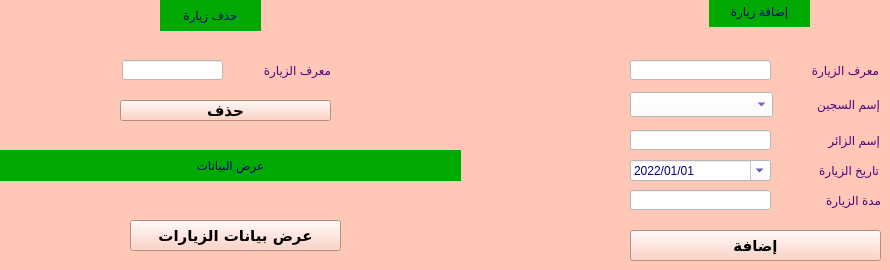
    <widget class="QWidget" name="GUIVisitings">
     <property name="styleSheet">
      <string notr="true">background-color: rgb(255, 199, 181);</string>
     </property>
     <attribute name="title">
      <string>الزيارات</string>
     </attribute>
     <widget class="QLineEdit" name="LineVA1">
      <property name="geometry">
       <rect>
        <x>630</x>
        <y>60</y>
        <width>141</width>
        <height>20</height>
       </rect>
      </property>
      <property name="styleSheet">
       <string notr="true">background-color: rgb(255, 255, 255);</string>
      </property>
     </widget>
     <widget class="QDateEdit" name="dateVA1">
      <property name="geometry">
       <rect>
        <x>630</x>
        <y>160</y>
        <width>141</width>
        <height>21</height>
       </rect>
      </property>
      <property name="styleSheet">
       <string notr="true">color: rgb(0, 0, 127);
background-color: rgb(255, 255, 255);
font: 75 11pt &quot;MS Shell Dlg 2&quot;;</string>
      </property>
      <property name="displayFormat">
       <string>yyyy/MM/dd</string>
      </property>
      <property name="calendarPopup">
       <bool>true</bool>
      </property>
      <property name="timeSpec">
       <enum>Qt::TimeZone</enum>
      </property>
      <property name="date">
       <date>
        <year>2022</year>
        <month>1</month>
        <day>1</day>
       </date>
      </property>
     </widget>
     <widget class="QPushButton" name="btnVA1">
      <property name="geometry">
       <rect>
        <x>630</x>
        <y>230</y>
        <width>251</width>
        <height>31</height>
       </rect>
      </property>
      <property name="font">
       <font>
        <family>Arial Rounded MT Bold</family>
        <pointsize>11</pointsize>
        <weight>75</weight>
        <italic>false</italic>
        <bold>true</bold>
       </font>
      </property>
      <property name="cursor">
       <cursorShape>PointingHandCursor</cursorShape>
      </property>
      <property name="styleSheet">
       <string notr="true">QPushButton {
   background-color: #EA4C89;
  border-radius: 8px;
  color: #FFFFFF;
	
}
QPushButton:hover{
  background-color: #F082AC;
}
QPushButton:pressed{
background-color: rgb(0, 0, 255);
}
	font: 75 11pt &quot;MS Shell Dlg 2&quot;;



</string>
      </property>
      <property name="text">
       <string>إضافة</string>
      </property>
     </widget>
     <widget class="QLabel" name="label_43">
      <property name="geometry">
       <rect>
        <x>788</x>
        <y>160</y>
        <width>91</width>
        <height>21</height>
       </rect>
      </property>
      <property name="styleSheet">
       <string notr="true">color: rgb(85, 0, 127);
font: 75 11pt &quot;MS Shell Dlg 2&quot;;</string>
      </property>
      <property name="text">
       <string>تاريخ الزيارة</string>
      </property>
     </widget>
     <widget class="QLabel" name="label_44">
      <property name="geometry">
       <rect>
        <x>709</x>
        <y>-4</y>
        <width>101</width>
        <height>31</height>
       </rect>
      </property>
      <property name="styleSheet">
       <string notr="true">background-color: rgb(0, 170, 0);
color: rgb(0, 0, 127);
font: 75 12pt &quot;MS Shell Dlg 2&quot;;</string>
      </property>
      <property name="text">
       <string>إضافة زيارة</string>
      </property>
      <property name="alignment">
       <set>Qt::AlignCenter</set>
      </property>
     </widget>
     <widget class="QLabel" name="label_45">
      <property name="geometry">
       <rect>
        <x>788</x>
        <y>60</y>
        <width>91</width>
        <height>20</height>
       </rect>
      </property>
      <property name="styleSheet">
       <string notr="true">color: rgb(85, 0, 127);
font: 75 11pt &quot;MS Shell Dlg 2&quot;;</string>
      </property>
      <property name="text">
       <string>معرف الزيارة</string>
      </property>
     </widget>
     <widget class="QLabel" name="label_46">
      <property name="geometry">
       <rect>
        <x>789</x>
        <y>92</y>
        <width>91</width>
        <height>25</height>
       </rect>
      </property>
      <property name="styleSheet">
       <string notr="true">color: rgb(85, 0, 127);
font: 75 11pt &quot;MS Shell Dlg 2&quot;;</string>
      </property>
      <property name="text">
       <string>إسم السجين</string>
      </property>
     </widget>
     <widget class="QLabel" name="label_47">
      <property name="geometry">
       <rect>
        <x>789</x>
        <y>130</y>
        <width>91</width>
        <height>20</height>
       </rect>
      </property>
      <property name="styleSheet">
       <string notr="true">color: rgb(85, 0, 127);
font: 75 11pt &quot;MS Shell Dlg 2&quot;;</string>
      </property>
      <property name="text">
       <string>إسم الزائر</string>
      </property>
     </widget>
     <widget class="QLineEdit" name="LineVA3">
      <property name="geometry">
       <rect>
        <x>630</x>
        <y>130</y>
        <width>141</width>
        <height>20</height>
       </rect>
      </property>
      <property name="styleSheet">
       <string notr="true">background-color: rgb(255, 255, 255);</string>
      </property>
     </widget>
     <widget class="QLineEdit" name="LineVA4">
      <property name="geometry">
       <rect>
        <x>630</x>
        <y>190</y>
        <width>141</width>
        <height>20</height>
       </rect>
      </property>
      <property name="styleSheet">
       <string notr="true">background-color: rgb(255, 255, 255);</string>
      </property>
     </widget>
     <widget class="QLabel" name="label_48">
      <property name="geometry">
       <rect>
        <x>790</x>
        <y>190</y>
        <width>91</width>
        <height>20</height>
       </rect>
      </property>
      <property name="styleSheet">
       <string notr="true">color: rgb(85, 0, 127);
font: 75 11pt &quot;MS Shell Dlg 2&quot;;</string>
      </property>
      <property name="text">
       <string>مدة الزيارة</string>
      </property>
     </widget>
     <widget class="QLabel" name="label_49">
      <property name="geometry">
       <rect>
        <x>240</x>
        <y>60</y>
        <width>91</width>
        <height>20</height>
       </rect>
      </property>
      <property name="styleSheet">
       <string notr="true">color: rgb(85, 0, 127);
font: 75 11pt &quot;MS Shell Dlg 2&quot;;</string>
      </property>
      <property name="text">
       <string>معرف الزيارة</string>
      </property>
     </widget>
     <widget class="QLineEdit" name="LineVD1">
      <property name="geometry">
       <rect>
        <x>122</x>
        <y>60</y>
        <width>101</width>
        <height>20</height>
       </rect>
      </property>
      <property name="styleSheet">
       <string notr="true">background-color: rgb(255, 255, 255);</string>
      </property>
     </widget>
     <widget class="QLabel" name="label_50">
      <property name="geometry">
       <rect>
        <x>160</x>
        <y>0</y>
        <width>101</width>
        <height>31</height>
       </rect>
      </property>
      <property name="styleSheet">
       <string notr="true">background-color: rgb(0, 170, 0);
color: rgb(0, 0, 127);
font: 75 12pt &quot;MS Shell Dlg 2&quot;;</string>
      </property>
      <property name="text">
       <string>حذف زيارة</string>
      </property>
      <property name="alignment">
       <set>Qt::AlignCenter</set>
      </property>
     </widget>
     <widget class="QLabel" name="label_51">
      <property name="geometry">
       <rect>
        <x>0</x>
        <y>150</y>
        <width>461</width>
        <height>31</height>
       </rect>
      </property>
      <property name="styleSheet">
       <string notr="true">background-color: rgb(0, 170, 0);
color: rgb(0, 0, 127);
font: 75 12pt &quot;MS Shell Dlg 2&quot;;</string>
      </property>
      <property name="text">
       <string>عرض البيانات</string>
      </property>
      <property name="alignment">
       <set>Qt::AlignCenter</set>
      </property>
     </widget>
     <widget class="QPushButton" name="btnVD1">
      <property name="geometry">
       <rect>
        <x>120</x>
        <y>100</y>
        <width>211</width>
        <height>21</height>
       </rect>
      </property>
      <property name="font">
       <font>
        <family>Arial Rounded MT Bold</family>
        <pointsize>11</pointsize>
        <weight>75</weight>
        <italic>false</italic>
        <bold>true</bold>
       </font>
      </property>
      <property name="cursor">
       <cursorShape>PointingHandCursor</cursorShape>
      </property>
      <property name="styleSheet">
       <string notr="true">QPushButton {
   background-color: #EA4C89;
  border-radius: 8px;
  color: #FFFFFF;
	
}
QPushButton:hover{
  background-color: #F082AC;
}
QPushButton:pressed{
background-color: rgb(0, 0, 255);
}
	font: 75 11pt &quot;MS Shell Dlg 2&quot;;



</string>
      </property>
      <property name="text">
       <string>حذف</string>
      </property>
     </widget>
     <widget class="QPushButton" name="ViewVisit">
      <property name="geometry">
       <rect>
        <x>130</x>
        <y>220</y>
        <width>211</width>
        <height>31</height>
       </rect>
      </property>
      <property name="font">
       <font>
        <family>Arial Rounded MT Bold</family>
        <pointsize>11</pointsize>
        <weight>75</weight>
        <italic>false</italic>
        <bold>true</bold>
       </font>
      </property>
      <property name="cursor">
       <cursorShape>PointingHandCursor</cursorShape>
      </property>
      <property name="styleSheet">
       <string notr="true">QPushButton {
background-color: rgb(255, 85, 255);
  border-radius: 8px;
  color: #FFFFFF;
	
}
QPushButton:hover{
  background-color: #F082AC;
}
QPushButton:pressed{
background-color: rgb(0, 0, 255);
}
	font: 75 11pt &quot;MS Shell Dlg 2&quot;;



</string>
      </property>
      <property name="text">
       <string>عرض بيانات الزيارات</string>
      </property>
     </widget>
     <widget class="QComboBox" name="comboVIstPer">
      <property name="enabled">
       <bool>true</bool>
      </property>
      <property name="geometry">
       <rect>
        <x>630</x>
        <y>92</y>
        <width>143</width>
        <height>25</height>
       </rect>
      </property>
      <property name="minimumSize">
       <size>
        <width>20</width>
        <height>0</height>
       </size>
      </property>
      <property name="font">
       <font>
        <pointsize>10</pointsize>
        <weight>50</weight>
        <bold>false</bold>
       </font>
      </property>
      <property name="styleSheet">
       <string notr="true">background-color: rgb(255, 255, 255);
color: rgb(85, 0, 127);</string>
      </property>
     </widget>
    </widget>
